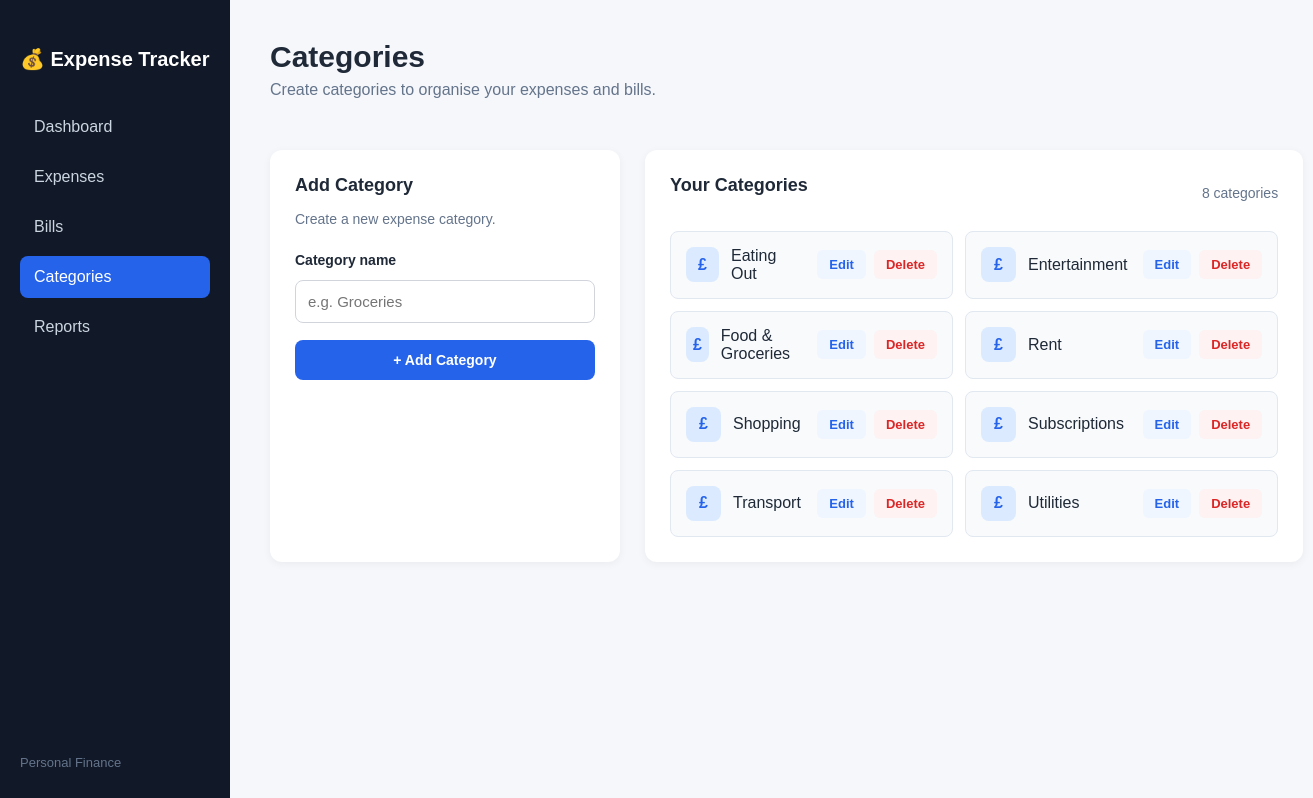
The page /categories on the database its author committed.
### tables this page shows
CREATE TABLE categories (
            id INTEGER PRIMARY KEY AUTOINCREMENT,
            name TEXT NOT NULL UNIQUE
        );

### app.py (the view, shortened to what this page needs)
@app.route("/categories", methods=["GET", "POST"])
def categories():
    connection = get_db_connection()
    categories = connection.execute(
        """
        SELECT *
        FROM categories
        ORDER BY name
        """
    ).fetchall()
    connection.close()
    return render_template(
        "categories.html",
        categories=categories
    )

### database.py (called while the page is built)
def get_db_connection():
    connection = sqlite3.connect(DATABASE)
    connection.row_factory = sqlite3.Row
    return connection

### templates/categories.html (shortened to what this page needs)
<!DOCTYPE html>
<html lang="en">
<head>
    <link
        rel="stylesheet"
        href="{{ url_for('static', filename='css/style.css') }}"
    >
</head>
<body>
<div class="sidebar">
    <div>
        <h2>💰 Expense Tracker</h2>
        <nav>
            <a href="/">Dashboard</a>
            <a href="{{ url_for('expenses') }}">Expenses</a>
            <a href="{{ url_for('bills') }}">Bills</a>
            <a class="active"
               href="/categories">
                Categories
            </a>
            <a href="{{ url_for('reports') }}">Reports</a>
        </nav>
    </div>
    <div class="sidebar-footer">
        Personal Finance
    </div>
</div>
<main class="main-content">
    <div class="topbar">
        <div>
            <h1>Categories</h1>
            <p>
                Create categories to organise your expenses
                and bills.
            </p>
        </div>
    </div>
    <div class="categories-layout">
        <section class="panel category-form-panel">
            <h2>Add Category</h2>
            <p class="panel-description">
                Create a new expense category.
            </p>
            <form method="POST"
                  action="{{ url_for('categories') }}">
                <label for="category_name">
                    Category name
                </label>
                <input
                    id="category_name"
                    type="text"
                    name="category_name"
                    placeholder="e.g. Groceries"
                    required
                >
                <button
                    class="add-button"
                    type="submit">
                    + Add Category
                </button>
            </form>
        </section>
        <section class="panel">
            <div class="panel-header">
                <h2>Your Categories</h2>
                <span class="category-count">
                    {{ categories|length }} categories
                </span>
            </div>
            {% if categories %}
                <div class="category-list">
                    {% for category in categories %}
                        <div class="category-item">
                            <div class="category-info">
                                <div class="category-icon">
                                    £
                                </div>
                                <span>
                                    {{ category["name"] }}
                                </span>
                            </div>
                            <div class="category-actions">
                                <a
                                    href="{{ url_for('edit_category', category_id=category['id']) }}"
                                    class="edit-button"
                                >
                                    Edit
                                </a>
                                <form
                                    method="POST"
                                    action="{{ url_for('delete_category', category_id=category['id']) }}"
                                >
                                    <button
                                        type="submit"
                                        class="delete-button"
                                        onclick="return confirm('Are you sure you want to delete this category?');"
                                    >
                                        Delete
                                    </button>
                                </form>
                            </div>
                        </div>
                    {% endfor %}
                </div>
            {% endif %}
        </section>
    </div>
</main>
</body>
</html>

### static/css/style.css (style rules this page uses)
* { box-sizing: border-box; }
body { margin: 0; font-family: Arial, Helvetica, sans-serif; background-color: #f5f7fb; color: #1f2937; }
.sidebar { position: fixed; left: 0; top: 0; width: 230px; height: 100vh; background-color: #111827; color: white; padding: 30px 20px; display: flex; flex-direction: column; justify-content: space-between; }
.sidebar h2 { font-size: 20px; margin-bottom: 35px; }
.sidebar nav { display: flex; flex-direction: column; gap: 8px; }
.sidebar nav a { color: #cbd5e1; text-decoration: none; padding: 12px 14px; border-radius: 8px; transition: 0.2s; }
.sidebar nav a:hover, .sidebar nav a.active { background-color: #2563eb; color: white; }
.sidebar-footer { color: #64748b; font-size: 13px; }
.main-content { margin-left: 230px; padding: 40px; }
.topbar { display: flex; justify-content: space-between; align-items: center; margin-bottom: 35px; }
.topbar h1 { margin: 0; font-size: 30px; }
.topbar p { color: #64748b; margin-top: 7px; }
.add-button { background-color: #2563eb; color: white; border: none; border-radius: 8px; padding: 12px 20px; font-size: 14px; font-weight: bold; cursor: pointer; }
.panel { background-color: white; padding: 25px; border-radius: 12px; min-height: 350px; box-shadow: 0 2px 8px rgba(0, 0, 0, 0.05); }
.panel h2 { margin-top: 0; font-size: 18px; }
.panel-header { display: flex; justify-content: space-between; align-items: center; }
.categories-layout { display: grid; grid-template-columns: 350px 1fr; gap: 25px; }
.category-form-panel { min-height: auto; }
.panel-description { color: #64748b; font-size: 14px; margin-bottom: 25px; }
.category-form-panel form { display: flex; flex-direction: column; gap: 12px; }
.category-form-panel label { font-size: 14px; font-weight: 600; }
.category-form-panel input { width: 100%; padding: 12px; border: 1px solid #d1d5db; border-radius: 8px; font-size: 15px; outline: none; }
.category-form-panel .add-button { margin-top: 5px; }
.category-count { color: #64748b; font-size: 14px; }
.category-list { margin-top: 20px; display: grid; grid-template-columns: repeat(2, 1fr); gap: 12px; }
.category-item { display: flex; align-items: center; gap: 12px; padding: 15px; background-color: #f8fafc; border: 1px solid #e2e8f0; border-radius: 8px; }
.category-icon { width: 35px; height: 35px; background-color: #dbeafe; color: #2563eb; border-radius: 8px; display: flex; align-items: center; justify-content: center; font-weight: bold; }
.category-item span { font-weight: 500; }
.edit-button { display: inline-block; padding: 7px 12px; background-color: #eff6ff; color: #2563eb; text-decoration: none; border-radius: 6px; font-size: 13px; font-weight: 600; }
.delete-button { padding: 7px 12px; background-color: #fef2f2; color: #dc2626; border: none; border-radius: 6px; font-size: 13px; font-weight: 600; cursor: pointer; }
.category-item { display: flex; align-items: center; justify-content: space-between; gap: 15px; }
.category-info { display: flex; align-items: center; gap: 12px; }
.category-actions { display: flex; align-items: center; gap: 8px; }
.category-actions form { margin: 0; }

### rows shown on the page
categories: name "Eating Out"
categories: name "Entertainment"
categories: name "Food & Groceries"
categories: name "Rent"
categories: name "Shopping"
categories: name "Subscriptions"
categories: name "Transport"
categories: name "Utilities"

### other values the page prints
{{ categories|length }} "8"
